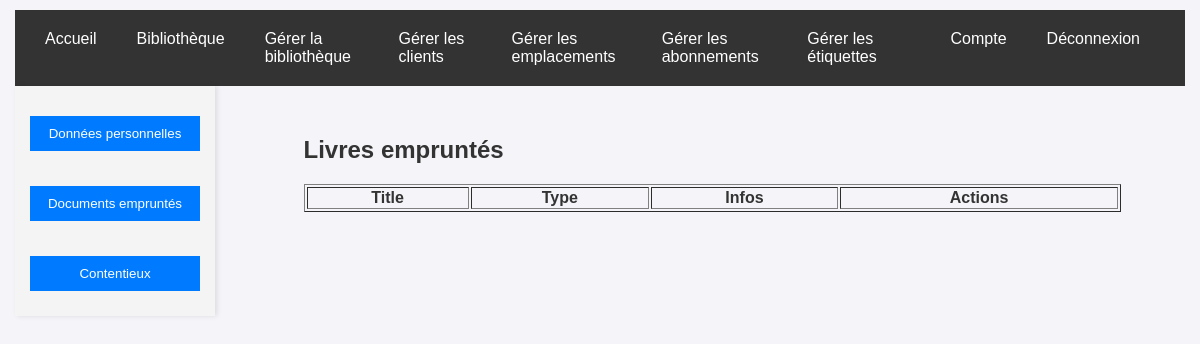
/backoffice/update_client.php?section=active-documents&id_user=2 (signed in), run on an earlier commit of the app's database.
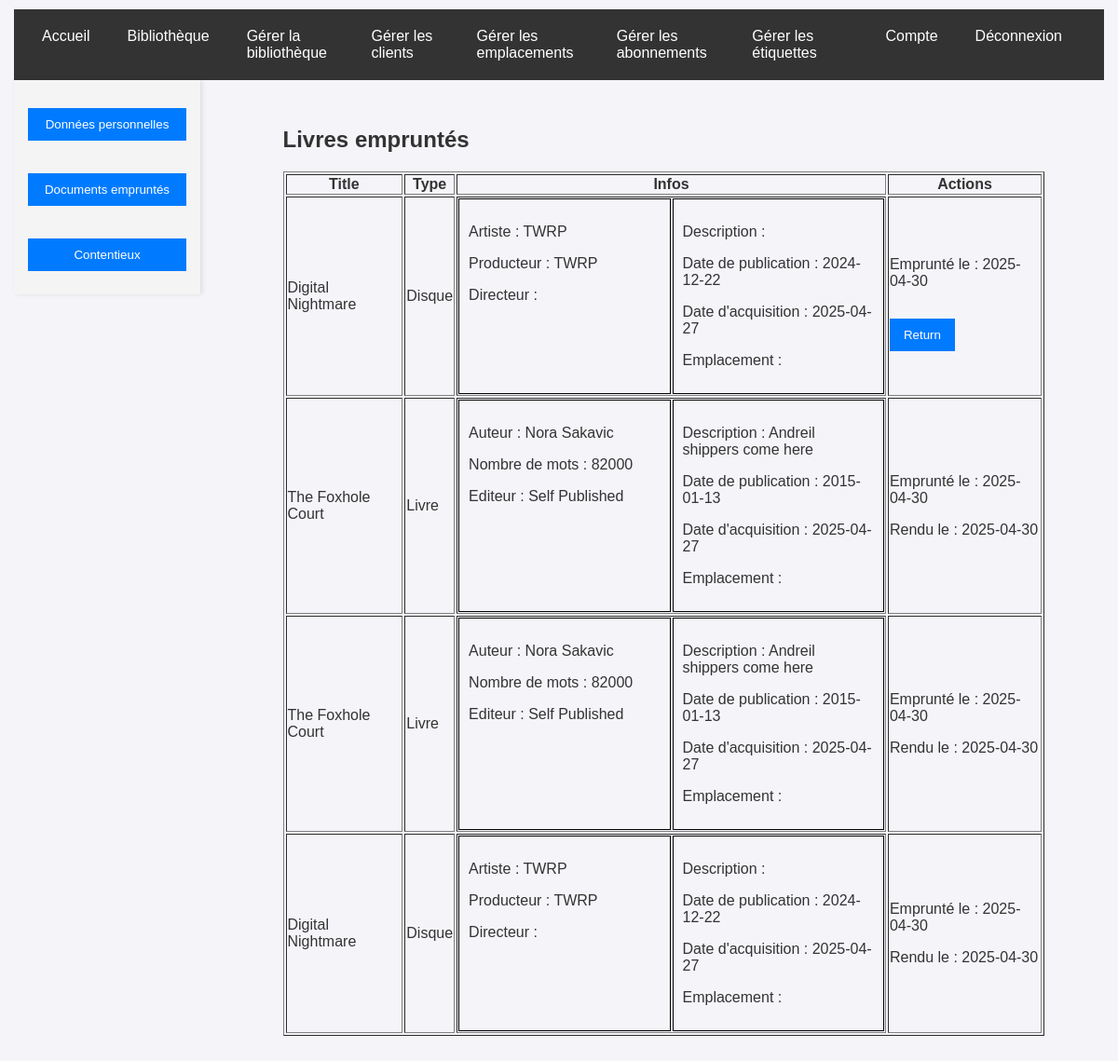
And on a later commit of the database.
### tables this page shows
CREATE TABLE Borrowed (
	id_borrowed INTEGER,
	date_borrowed NUMERIC NOT NULL,
	return_date_borrowed NUMERIC,
	id_user INTEGER NOT NULL,
	id_document INTEGER NOT NULL,
	CONSTRAINT BORROWED_PK PRIMARY KEY (id_borrowed),
	CONSTRAINT FK_Borrowed_Document FOREIGN KEY (id_document) REFERENCES Document(id_document),
	CONSTRAINT Borrowed_Users_FK FOREIGN KEY (id_user) REFERENCES Users(id_user)
);

CREATE TABLE Document(
   id_document INTEGER,
   title_document TEXT NOT NULL,
   publishing_date_document NUMERIC NOT NULL,
   description_document TEXT,
   acquisition_date_document NUMERIC NOT NULL,
   id_location INTEGER NOT NULL,
   PRIMARY KEY(id_document),
   FOREIGN KEY(id_location) REFERENCES Location(id_location)
);

### display_documents.php (the view, shortened to what this page needs)
<table border="1" class="document-table">
    <thead>
        <tr>
            <th>Title</th>
            <th>Type</th>
            <th>Infos</th>
            <?php if (!$hide_document_actions): ?> <th>Actions</th> <?php endif; ?>
        </tr>
    </thead>
    <tbody>
        <?php foreach ($documents as $document): ?>
            <?php $document['type_document'] = array_key_exists('author_book', $document) && $document['author_book'] != null
                    ? type_document::Book
                    : type_document::Disk ?>
            <tr>
                <td><?= htmlspecialchars($document['title_document']) ?></td>
                <td><?=
                    $document['type_document'] == type_document::Book ? 'Livre' : 'Disque'
                ?></td>
                <td>
                    <div style="display: flex; flex-direction: row; gap:2px; width: 100%;">
                        <div class="document-details-table-cell">
                        <?php if ($document['type_document'] == type_document::Book): ?>
                            <p>Auteur : <?= htmlspecialchars($document['author_book']) ?></p>
                            <p>Nombre de mots : <?= htmlspecialchars($document['nbr_words_book']) ?></p>
                            <p>Editeur : <?= htmlspecialchars($document['publisher_book']) ?></p>
                        <?php else : ?>
                            <p>Artiste : <?= htmlspecialchars($document['artist_disk']) ?></p>
                            <p>Producteur : <?= htmlspecialchars($document['producer_disk']) ?></p>
                            <p>Directeur : <?= htmlspecialchars($document['director_disk']) ?></p>
                        <?php endif; ?>
                        </div>
                        <div class="document-details-table-cell">
                            <p>Description : <?= htmlspecialchars($document['description_document']) ?></p>
                            <p>Date de publication : <?= htmlspecialchars($document['publishing_date_document']) ?></p>
                            <p>Date d'acquisition : <?= htmlspecialchars($document['acquisition_date_document']) ?></p>
                            <p>Emplacement : <?= htmlspecialchars($document['name_location']) ?></p>
                        </div>
                    </div>
                </td>
                <?php if ($display_argument == display_argument::Update): ?>
                    <td>
                        <a href="update_document.php?id_document=<?= $document['id_document'] ?>&type=<?= $document['type_document']->name ?>" style="display: inline-block;">
                            <button type="button">Update</button>
                        </a>
                        <form method="POST" style="display: inline;">
                            <input type="hidden" name="action" value="delete">
                            <input type="hidden" name="id" value="<?= $document['id_document'] ?>">
                            <button type="submit">Delete</button>
                        </form>
                    </td>
                <?php elseif ($display_argument == display_argument::Return): ?>
                    <td>
                        <p>Emprunté le : <?= htmlspecialchars($document['date_borrowed']) ?></p>
                        <?php if ($document['return_date_borrowed'] == null): ?>
                        <form method="POST" style="display: inline;">
                            <button type="submit">Return</button>
                        </form>
                        <?php else: ?>
                            <p>Rendu le : <?= htmlspecialchars($document['return_date_borrowed']) ?></p>
                        <?php endif; ?>
                    </td>
                <?php endif; ?>
            </tr>
        <?php endforeach; ?>
    </tbody>
</table>

What changed in the data, as far as the page shows it:
added borrowed: id_document.title_document "Digital Nightmare", shows "Disque", artist_disk "TWRP", producer_disk "TWRP", id_document.publishing_date_document "2024-12-22", id_document.acquisition_date_document "2025-04-27", date_borrowed "2025-04-30"
added borrowed: id_document.title_document "The Foxhole Court", shows "Livre", author_book "Nora Sakavic", nbr_words_book "82000", publisher_book "Self Published", id_document.description_document "Andreil shippers come here", id_document.publishing_date_document "2015-01-13", id_document.acquisition_date_document "2025-04-27", date_borrowed "2025-04-30", return_date_borrowed "2025-04-30"
added borrowed: id_document.title_document "The Foxhole Court", shows "Livre", author_book "Nora Sakavic", nbr_words_book "82000", publisher_book "Self Published", id_document.description_document "Andreil shippers come here", id_document.publishing_date_document "2015-01-13", id_document.acquisition_date_document "2025-04-27", date_borrowed "2025-04-30", return_date_borrowed "2025-04-30"
added borrowed: id_document.title_document "Digital Nightmare", shows "Disque", artist_disk "TWRP", producer_disk "TWRP", id_document.publishing_date_document "2024-12-22", id_document.acquisition_date_document "2025-04-27", date_borrowed "2025-04-30", return_date_borrowed "2025-04-30"
